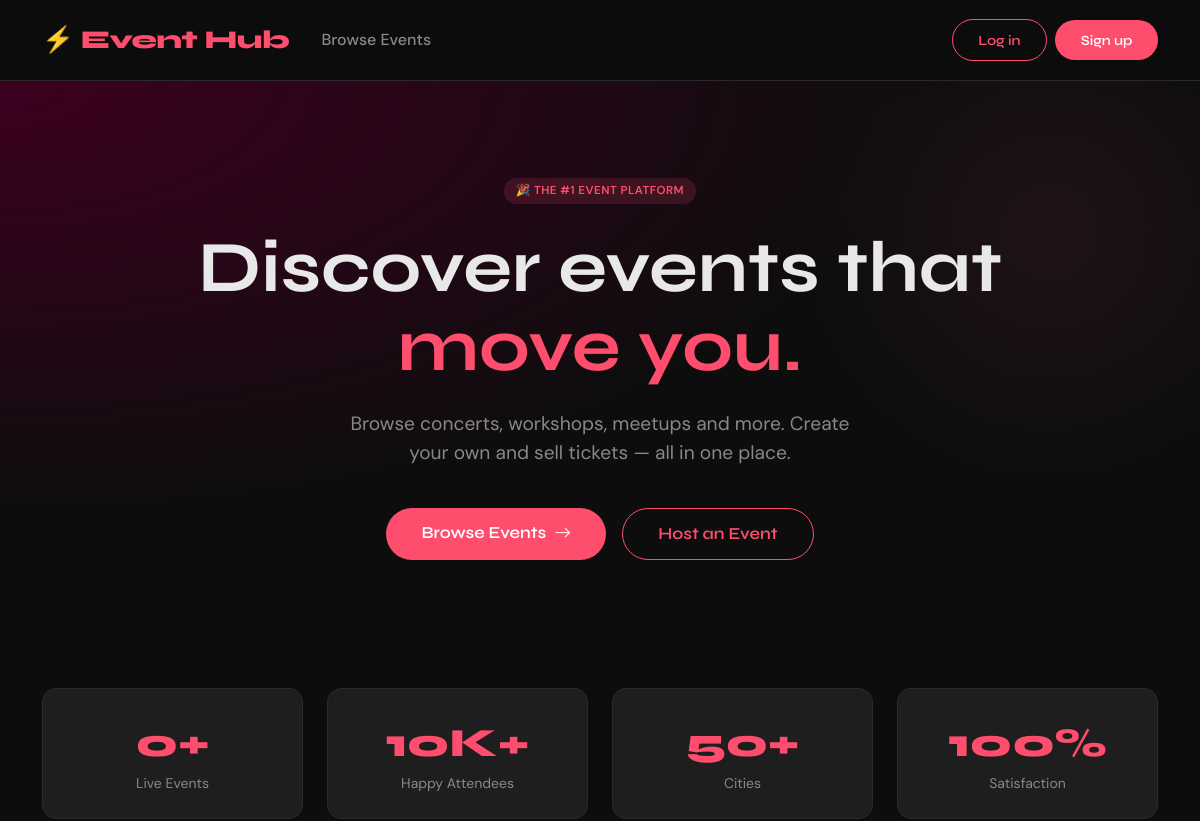
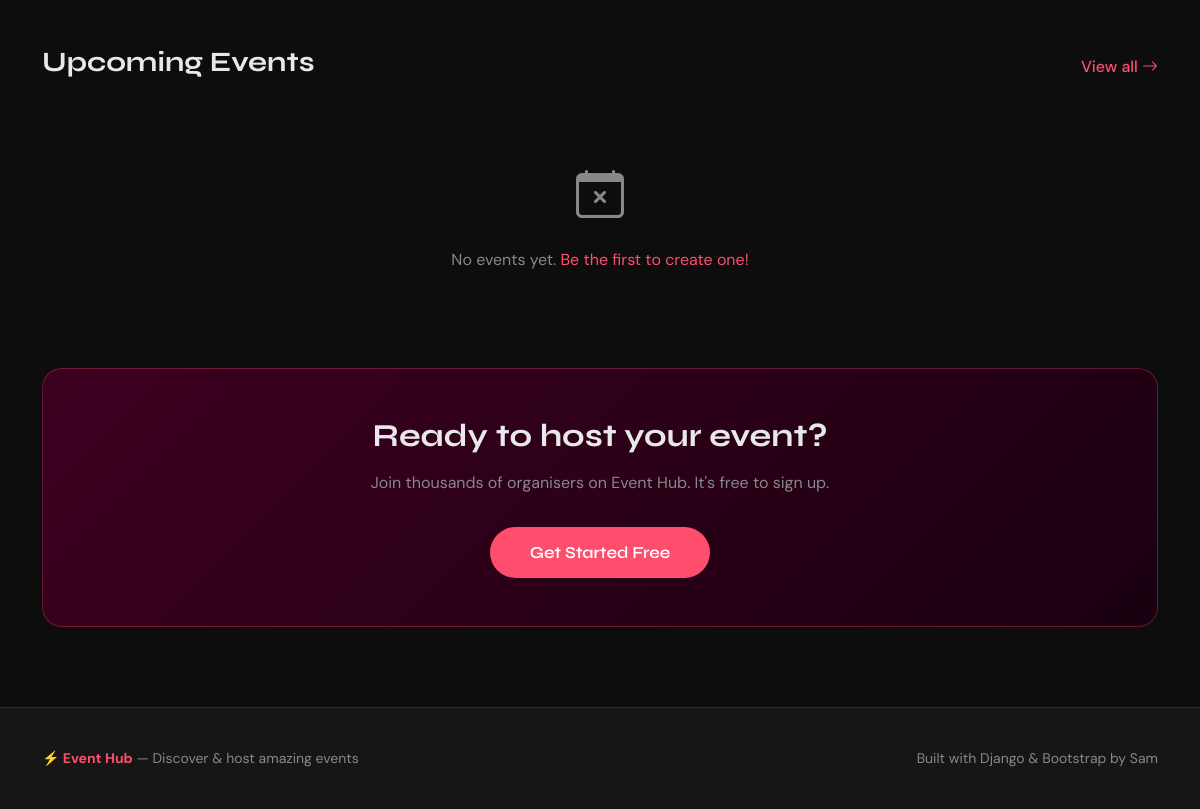
Before: / with the older database file (2 pictures, top to bottom).
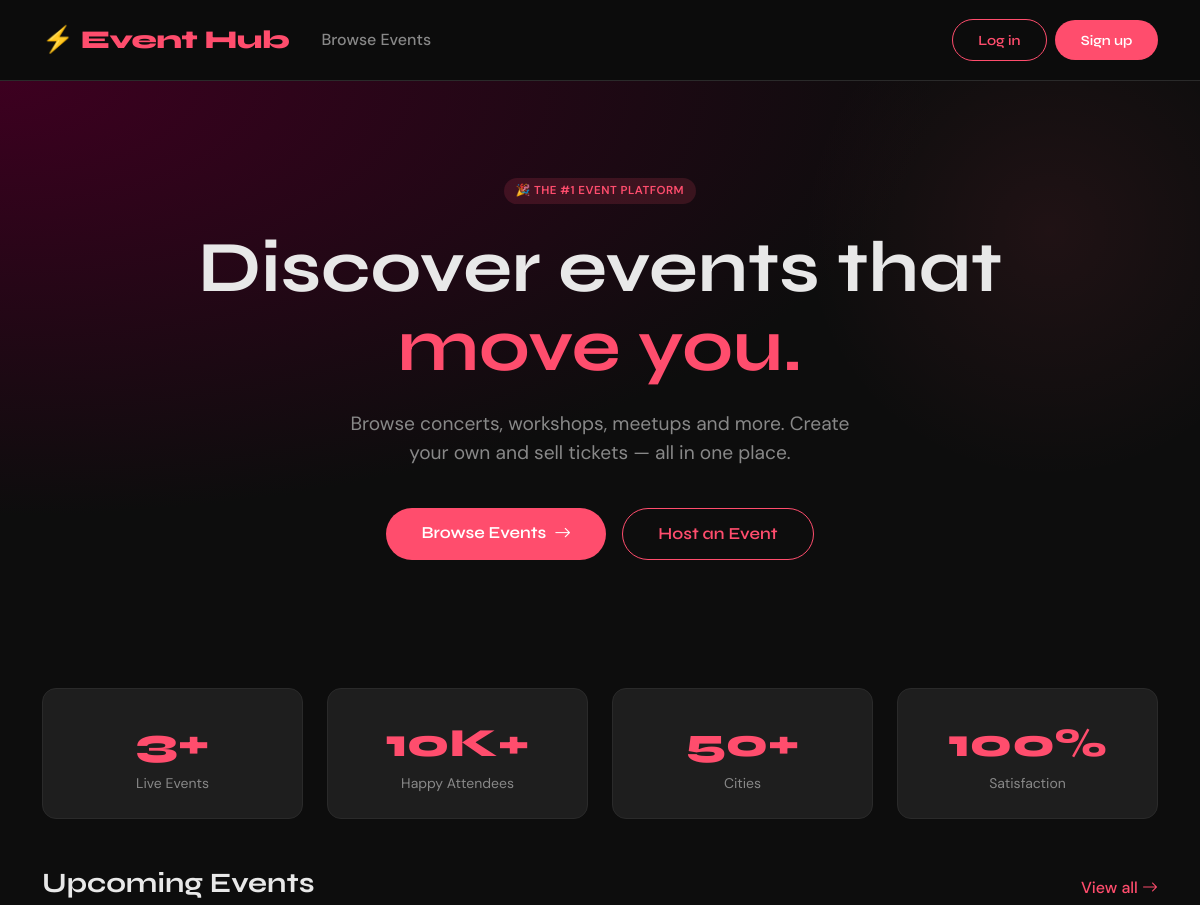
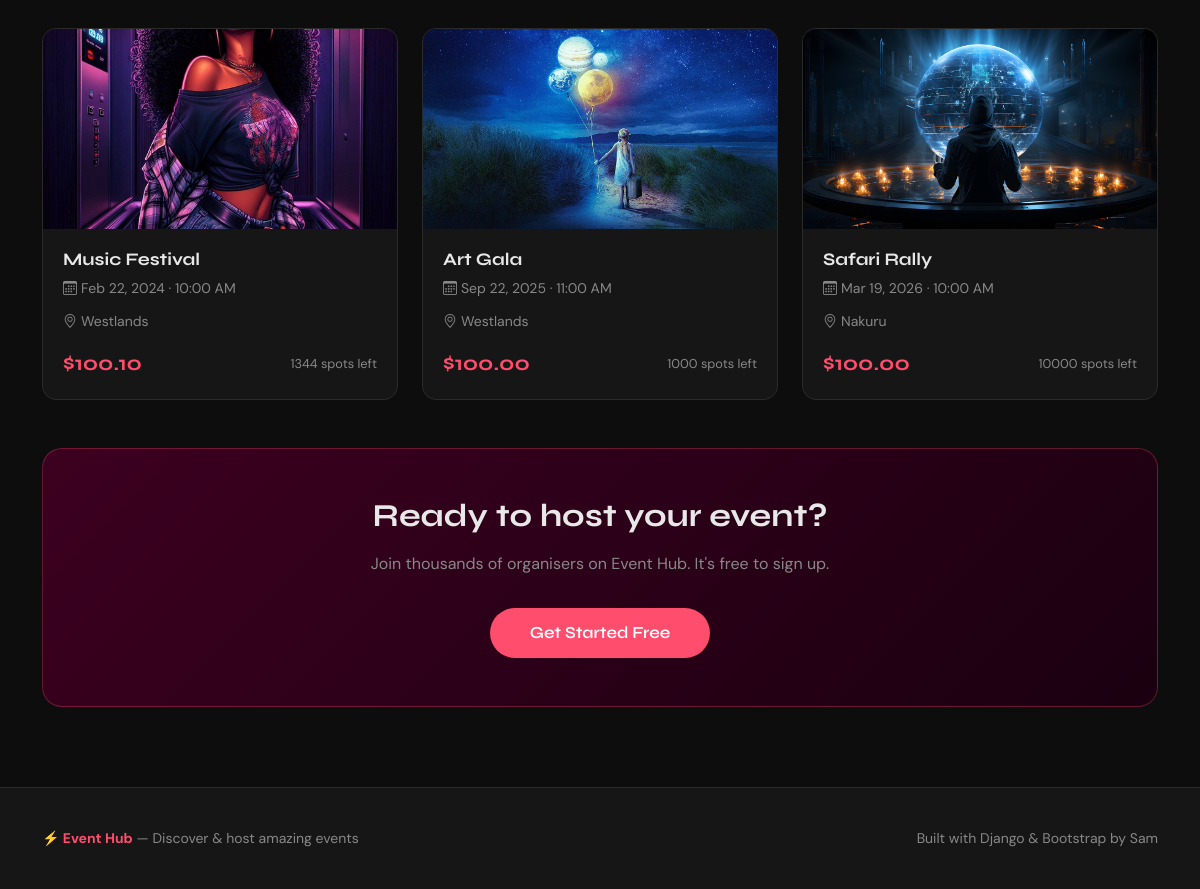
After: the same page with the newer database file (2 pictures, top to bottom).
### events/models.py (models this page shows, shortened)
class Event(models.Model):
    title       = models.CharField(max_length=200)
    description = models.TextField()
    category    = models.ForeignKey(Category, on_delete=models.SET_NULL, null=True, blank=True)
    date     = models.DateTimeField()
    location = models.CharField(max_length=300)
    image = models.ImageField(upload_to='events/', blank=True, null=True)
    price    = models.DecimalField(max_digits=8, decimal_places=2, default=0.00)
    capacity = models.PositiveIntegerField(default=100)
    organizer  = models.ForeignKey(User, on_delete=models.CASCADE, related_name='my_events')
    created_at = models.DateTimeField(auto_now_add=True)
    updated_at = models.DateTimeField(auto_now=True)
    is_published = models.BooleanField(default=True)
    def spots_left(self):
        booked = self.registrations.count()
        return self.capacity - booked
    class Meta:
        ordering = ['date']   # Newest dates first

### events/views.py (the view)
# urls.py: path('',                            views.home,                name='home'),
def home(request):
    upcoming_events = Event.objects.filter(is_published=True).order_by('date')[:6]
    categories      = Category.objects.all()
    total_events    = Event.objects.filter(is_published=True).count()
    return render(request, 'events/home.html', {
        'upcoming_events': upcoming_events,
        'categories':      categories,
        'total_events':    total_events,
    })

### events/templates/events/home.html (shortened to what this page needs)
{% extends "base.html" %}
{% block content %}
<section style="
  background: radial-gradient(ellipse at top left, #3D0020 0%, #0D0D0D 55%);
  padding: 6rem 0 5rem;
  position: relative;
  overflow: hidden;
">
  <div style="
    position:absolute; top:-100px; right:-100px;
    width:500px; height:500px; border-radius:50%;
    background: radial-gradient(circle, rgba(255,77,109,0.08) 0%, transparent 70%);
    pointer-events:none;
  "></div>
  <div class="container text-center" style="position:relative; z-index:1;">
    <div class="tag mb-4">🎉 The #1 Event Platform</div>
    <h1 style="font-size:clamp(2.5rem,6vw,4.5rem); line-height:1.1; margin-bottom:1.5rem;">
      Discover events that<br>
      <span style="color:var(--brand)">move you.</span>
    </h1>
    <p style="color:var(--muted); font-size:1.2rem; max-width:520px; margin:0 auto 2.5rem;">
      Browse concerts, workshops, meetups and more. Create your own and sell tickets — all in one place.</p>
    <div class="d-flex gap-3 justify-content-center flex-wrap">
      <a href="{% url 'event_list' %}" class="btn btn-brand" style="padding:.8rem 2.2rem; font-size:1.05rem;">
        Browse Events <i class="bi bi-arrow-right ms-1"></i>
      </a>
      {% if not user.is_authenticated %}
        <a href="{% url 'signup' %}" class="btn btn-outline-brand" style="padding:.8rem 2.2rem; font-size:1.05rem;">
          Host an Event
        </a>
      {% else %}
        <a href="{% url 'event_create' %}" class="btn btn-outline-brand" style="padding:.8rem 2.2rem; font-size:1.05rem;">
          + Create Event
        </a>
      {% endif %}
    </div>
  </div>
</section>
<section class="container my-5">
  <div class="row g-4 text-center">
    <div class="col-6 col-md-3">
      <div class="stat-box">
        <div class="stat-number">{{ total_events }}+</div>
        <div style="color:var(--muted); font-size:.875rem;">Live Events</div>
      </div>
    </div>
    <div class="col-6 col-md-3">
      <div class="stat-box">
        <div class="stat-number">10K+</div>
        <div style="color:var(--muted); font-size:.875rem;">Happy Attendees</div>
      </div>
    </div>
    <div class="col-6 col-md-3">
      <div class="stat-box">
        <div class="stat-number">50+</div>
        <div style="color:var(--muted); font-size:.875rem;">Cities</div>
      </div>
    </div>
    <div class="col-6 col-md-3">
      <div class="stat-box">
        <div class="stat-number">100%</div>
        <div style="color:var(--muted); font-size:.875rem;">Satisfaction</div>
      </div>
    </div>
  </div>
</section>
<section class="container mb-5">
  <div class="d-flex justify-content-between align-items-center mb-4">
    <h2 style="font-size:1.75rem;">Upcoming Events</h2>
    <a href="{% url 'event_list' %}" style="color:var(--brand); font-weight:500;">
      View all <i class="bi bi-arrow-right"></i>
    </a>
  </div>
  {% if upcoming_events %}
    <div class="row g-4">
      {% for event in upcoming_events %}
        <div class="col-md-6 col-lg-4">
          <a href="{% url 'event_detail' event.pk %}" style="text-decoration:none; color:inherit;">
            <div class="event-card">
              {% if event.image %}
                <img src="{{ event.image.url }}" alt="{{ event.title }}">
              {% else %}
                <div class="img-placeholder"><i class="bi bi-calendar-event"></i></div>
              {% endif %}
              <div class="card-body">
                <h5 class="card-title">{{ event.title }}</h5>
                <p style="color:var(--muted); font-size:.875rem; margin-bottom:.75rem;">
                  <i class="bi bi-calendar3 me-1"></i>{{ event.date|date:"M d, Y · g:i A" }}
                </p>
                <p style="color:var(--muted); font-size:.875rem; margin-bottom:1rem;">
                  <i class="bi bi-geo-alt me-1"></i>{{ event.location }}
                </p>
                <div class="d-flex justify-content-between align-items-center">
                  <span class="price-tag">
                    {% if event.price == 0 %}Free{% else %}${{ event.price }}{% endif %}
                  </span>
                  <span style="color:var(--muted); font-size:.8rem;">
                    {{ event.spots_left }} spots left
                  </span>
                </div>
              </div>
            </div>
          </a>
        </div>
      {% endfor %}
    </div>
  {% else %}
    <div class="text-center py-5" style="color:var(--muted);">
      <i class="bi bi-calendar-x" style="font-size:3rem; display:block; margin-bottom:1rem;"></i>
      No events yet. <a href="{% url 'event_create' %}">Be the first to create one!</a>
    </div>
  {% endif %}
</section>
{% if not user.is_authenticated %}
<section class="container mb-5">
  <div style="
    background: linear-gradient(135deg, #3D0020, #1A0010);
    border: 1px solid rgba(255,77,109,0.3);
    border-radius: 20px;
    padding: 3rem 2rem;
    text-align: center;
  ">
    <h2 style="font-size:2rem; margin-bottom:1rem;">Ready to host your event?</h2>
    <p style="color:var(--muted); margin-bottom:2rem;">
      Join thousands of organisers on Event Hub. It's free to sign up.
    </p>
    <a href="{% url 'signup' %}" class="btn btn-brand" style="padding:.8rem 2.5rem; font-size:1.05rem;">
      Get Started Free
    </a>
  </div>
</section>
{% endif %}
{% endblock %}

### templates/base.html (shortened to what this page needs)
<!DOCTYPE html>
<html lang="en">
<head>
  <link href="https://cdn.jsdelivr.net/npm/bootstrap@5.3.2/dist/css/bootstrap.min.css" rel="stylesheet">
  <link href="https://cdn.jsdelivr.net/npm/bootstrap-icons@1.11.3/font/bootstrap-icons.min.css" rel="stylesheet">
</head>
<body>
<nav class="navbar navbar-expand-lg">
  <div class="container">
    <a class="navbar-brand" href="{% url 'home' %}">⚡ Event Hub</a>
    <div class="collapse navbar-collapse" id="mainNav">
      <ul class="navbar-nav me-auto">
        <li class="nav-item"><a class="nav-link" href="{% url 'event_list' %}">Browse Events</a></li>
      </ul>
      <div class="d-flex gap-2 align-items-center">
        {% if user.is_authenticated %}
          <a href="{% url 'event_create' %}" class="btn btn-brand">+ Create Event</a>
          <span class="text-muted small">{{ user.username }}</span>
          <form method="post" action="{% url 'logout' %}" class="d-inline">
            {% csrf_token %}
            <button type="submit" class="btn btn-sm" style="color:var(--muted);">Log out</button>
          </form>
        {% else %}
          <a href="{% url 'login' %}"  class="btn btn-outline-brand btn-sm">Log in</a>
          <a href="{% url 'signup' %}" class="btn btn-brand btn-sm">Sign up</a>
        {% endif %}
      </div>
    </div>
  </div>
</nav>
<main>
  {% block content %}{% endblock %}
</main>
<footer>
  <div class="container d-flex flex-column flex-md-row justify-content-between align-items-center gap-3">
    <span><strong style="color:var(--brand)">⚡ Event Hub</strong> — Discover & host amazing events</span>
    <span>Built with Django &amp; Bootstrap by Sam</span>
  </div>
</footer>
</body>
</html>

### templates/base.html (style rules this page uses)
:root { --brand: #FF4D6D; --brand-dark: #C9184A; --dark: #0D0D0D; --card-bg: #161616; --surface: #1E1E1E; --border: #2A2A2A; --text: #E8E8E8; --muted: #888; --radius: 14px; }
* { box-sizing: border-box; margin: 0; padding: 0; }
body { background: var(--dark); color: var(--text); font-family: 'DM Sans', sans-serif; min-height: 100vh; }
h1, h2, h3, h4, h5, h6 { font-family: 'Syne', sans-serif; font-weight: 700; }
.navbar { background: rgba(13,13,13,0.95); backdrop-filter: blur(12px); border-bottom: 1px solid var(--border); padding: 1rem 0; position: sticky; top: 0; z-index: 999; }
.navbar-brand { font-family: 'Syne', sans-serif; font-size: 1.6rem; font-weight: 800; color: var(--brand) !important; letter-spacing: -0.5px; }
.nav-link { color: var(--muted) !important; font-weight: 500; transition: color 0.2s; padding: 0.5rem 1rem !important; }
.btn-brand { background: var(--brand); color: #fff; border: none; border-radius: 50px; padding: 0.6rem 1.6rem; font-weight: 600; font-family: 'Syne', sans-serif; transition: background 0.2s, transform 0.15s; }
.btn-outline-brand { background: transparent; color: var(--brand); border: 1.5px solid var(--brand); border-radius: 50px; padding: 0.6rem 1.6rem; font-weight: 600; font-family: 'Syne', sans-serif; transition: all 0.2s; }
.event-card { background: var(--card-bg); border: 1px solid var(--border); border-radius: var(--radius); overflow: hidden; transition: transform 0.25s, border-color 0.25s; height: 100%; }
.event-card img { width: 100%; height: 200px; object-fit: cover; }
.event-card .card-body { padding: 1.25rem; }
.event-card .card-title { font-family: 'Syne', sans-serif; font-size: 1.1rem; margin-bottom: 0.5rem; }
.tag { display: inline-block; background: rgba(255,77,109,0.15); color: var(--brand); font-size: 0.72rem; font-weight: 600; padding: 0.25rem 0.75rem; border-radius: 50px; letter-spacing: 0.5px; text-transform: uppercase; }
footer { background: var(--card-bg); border-top: 1px solid var(--border); padding: 2.5rem 0; color: var(--muted); font-size: 0.875rem; margin-top: 5rem; }
.stat-box { background: var(--surface); border: 1px solid var(--border); border-radius: var(--radius); padding: 1.5rem; text-align: center; }
.stat-number { font-family: 'Syne', sans-serif; font-size: 2.5rem; font-weight: 800; color: var(--brand); }
.price-tag { font-family: 'Syne', sans-serif; font-size: 1.3rem; font-weight: 700; color: var(--brand); }
a { color: var(--brand); text-decoration: none; }

Changed rows visible on the page:
added Event: image (picture), title "Music Festival", date "Feb 22, 2024 · 10:00 AM", location "Westlands", price "100.10", spots_left "1344"
added Event: image (picture), title "Art Gala", date "Sep 22, 2025 · 11:00 AM", location "Westlands", price "100.00", spots_left "1000"
added Event: image (picture), title "Safari Rally", date "Mar 19, 2026 · 10:00 AM", location "Nakuru", price "100.00", spots_left "10000"
Other visible differences:
{{ total_events }}: "0" → "3"
text no longer shown: "No events yet. Be the first to create one!"
